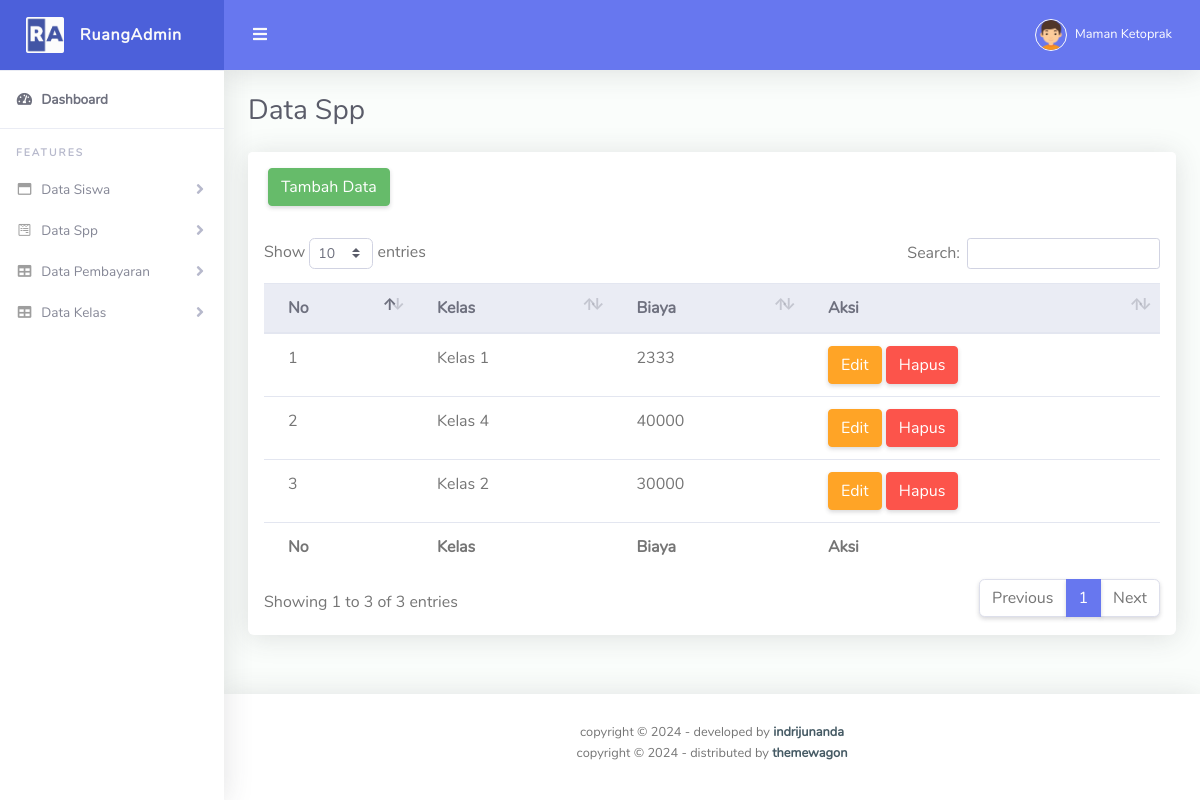
Screenshot of /admin/spp.php (signed in) with the database file from the repository.
### tables this page shows
CREATE TABLE `spp_221043` (
  `id_221043` int(11) NOT NULL,
  `id_kelas_221043` int(11) NOT NULL,
  `biaya_221043` decimal(10,0) NOT NULL
);

CREATE TABLE `kelas_221043` (
  `id_221043` int(11) NOT NULL,
  `kelas_221043` varchar(255) NOT NULL
);

### admin/spp.php (the view, shortened to what this page needs)
<?php
include '../koneksi.php';
?>
<!DOCTYPE html>
<html lang="en">
<head>
  <link href="../assets/vendor/fontawesome-free/css/all.min.css" rel="stylesheet" type="text/css">
  <link href="../assets/vendor/bootstrap/css/bootstrap.min.css" rel="stylesheet" type="text/css">
  <link href="../assets/css/ruang-admin.min.css" rel="stylesheet">
  <link href="../assets/vendor/datatables/dataTables.bootstrap4.min.css" rel="stylesheet">
</head>
<body id="page-top">
  <div id="wrapper">
    <ul class="navbar-nav sidebar sidebar-light accordion" id="accordionSidebar">
      <a class="sidebar-brand d-flex align-items-center justify-content-center" href="index.html">
        <div class="sidebar-brand-icon">
          <img src="img/logo/logo2.png">
        </div>
        <div class="sidebar-brand-text mx-3">RuangAdmin</div>
      </a>
      <hr class="sidebar-divider my-0">
      <li class="nav-item active">
        <a class="nav-link" href="index.php">
          <i class="fas fa-fw fa-tachometer-alt"></i>
          <span>Dashboard</span></a>
      </li>
      <hr class="sidebar-divider">
      <div class="sidebar-heading">
        Features
      </div>
      <li class="nav-item">
        <a class="nav-link collapsed" href="#" data-toggle="collapse" data-target="#collapseBootstrap"
          aria-expanded="true" aria-controls="collapseBootstrap">
          <i class="far fa-fw fa-window-maximize"></i>
          <span>Data Siswa</span>
        </a>
      </li>
      <li class="nav-item">
        <a class="nav-link collapsed" href="#" data-toggle="collapse" data-target="#collapseForm" aria-expanded="true"
          aria-controls="collapseForm">
          <i class="fab fa-fw fa-wpforms"></i>
          <span>Data Spp</span>
        </a>
      </li>
      <li class="nav-item">
        <a class="nav-link collapsed" href="#" data-toggle="collapse" data-target="#collapseTable" aria-expanded="true"
          aria-controls="collapseTable">
          <i class="fas fa-fw fa-table"></i>
          <span>Data Pembayaran</span>
        </a>
      </li>
      <li class="nav-item">
        <a class="nav-link collapsed" href="#" data-toggle="collapse" data-target="#kelas" aria-expanded="true"
          aria-controls="kelas">
          <i class="fas fa-fw fa-table"></i>
          <span>Data Kelas</span>
        </a>
      </li>
    </ul>
    <div id="content-wrapper" class="d-flex flex-column">
      <div id="content">
        <nav class="navbar navbar-expand navbar-light bg-navbar topbar mb-4 static-top">
          <button id="sidebarToggleTop" class="btn btn-link rounded-circle mr-3">
            <i class="fa fa-bars"></i>
          </button>
          <ul class="navbar-nav ml-auto">
            <li class="nav-item dropdown no-arrow">
              <a class="nav-link dropdown-toggle" href="#" id="userDropdown" role="button" data-toggle="dropdown"
                aria-haspopup="true" aria-expanded="false">
                <img class="img-profile rounded-circle" src="img/boy.png" style="max-width: 60px">
                <span class="ml-2 d-none d-lg-inline text-white small">Maman Ketoprak</span>
              </a>
            </li>
          </ul>
        </nav>
        <div class="container-fluid" id="container-wrapper">
          <div class="d-sm-flex align-items-center justify-content-between mb-4">
            <h1 class="h3 mb-0 text-gray-800">Data Spp</h1>
          </div>
          <div class="row">
            <div class="col-lg-12">
              <div class="card mb-4">
                <div class="card-header py-3 d-flex flex-row align-items-center justify-content-between">
                  <a class="btn btn-success" href="tambahspp.php">Tambah Data</a>
                </div>
                <div class="table-responsive p-3">
                  <table class="table align-items-center table-flush" id="dataTable">
                    <thead class="thead-light">
                      <tr>
                        <th>No</th>
                        <th>Kelas</th>
                        <th>Biaya</th>
                        <th>Aksi</th>
                      </tr>
                    </thead>
                    <tfoot>
                      <tr>
                        <th>No</th>
                        <th>Kelas</th>
                        <th>Biaya</th>
                        <th>Aksi</th>
                      </tr>
                    </tfoot>
                    <tbody>
                    <?php
                        $no = 1;
                        $tampil = mysqli_query($koneksi, "SELECT
                                                              spp_221043.*,
                                                              kelas_221043.kelas_221043
                                                          FROM
                                                              spp_221043
                                                          JOIN
                                                              kelas_221043 ON spp_221043.id_kelas_221043 = kelas_221043.id_221043
                                                          ");
                        while($data = mysqli_fetch_array($tampil)):
                        ?>
                        <tr>
                          <td><?= $no++ ?></td>
                          <td><?= $data['kelas_221043'] ?></td>
                          <td><?= $data['biaya_221043'] ?></td>
                          <td>
                          <a class="btn btn-warning" href="editspp.php?hal=edit&id=<?= $data['id_221043']?>">Edit</a>
                          <a class="btn btn-danger" href="spp.php?hal=hapus&id=<?= $data['id_221043']?>" onclick="return confirm('Apakah Anda Yakin Ingin Menghapus Data?')">Hapus</a>
                          </td>
                        </tr>
                        <?php
                      endwhile;
                      ?>
                    </tbody>
                  </table>
                </div>
              </div>
            </div>
          </div>
        </div>
      </div>
      <footer class="sticky-footer bg-white">
        <div class="container my-auto">
          <div class="copyright text-center my-auto">
            <span>copyright &copy; <script> document.write(new Date().getFullYear()); </script> - developed by
              <b><a href="https://indrijunanda.gitlab.io/" target="_blank">indrijunanda</a></b>
            </span>
          </div>
        </div>
        <div class="container my-auto py-2">
          <div class="copyright text-center my-auto">
            <span>copyright &copy; <script> document.write(new Date().getFullYear()); </script> - distributed by
              <b><a href="https://themewagon.com/" target="_blank">themewagon</a></b>
            </span>
          </div>
        </div>
      </footer>
    </div>
  </div>
</body>
</html>

### rows the page displays
spp_221043: id_kelas_221043.kelas_221043 "Kelas 1", biaya_221043 "2333"
spp_221043: id_kelas_221043.kelas_221043 "Kelas 4", biaya_221043 "40000"
spp_221043: id_kelas_221043.kelas_221043 "Kelas 2", biaya_221043 "30000"
